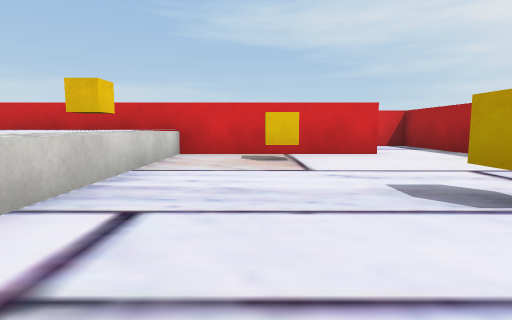
View 1 (above)

21 first-person views from a walk through a scene from a Unity 3-D project. The camera is 0.51 m above the floor, tilts 6° down and sees 80° across. The floor is counted in squares, 1 m on a side. Each view is taken from the middle of a square. On the plan, view 1 faces up. The plan holds only what a view shows up to about 9 squares ahead; the rest is blank. The player character is not drawn. Some surface patterns are stand-ins.

View 2
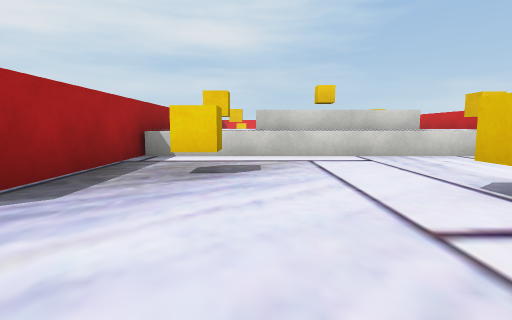

View 3
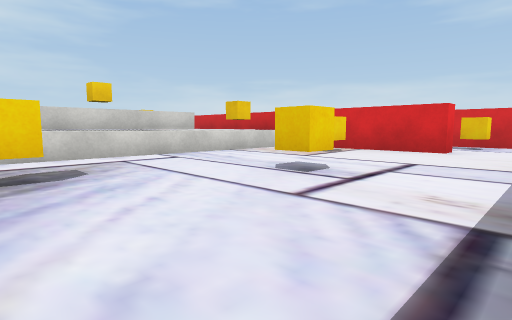

View 4
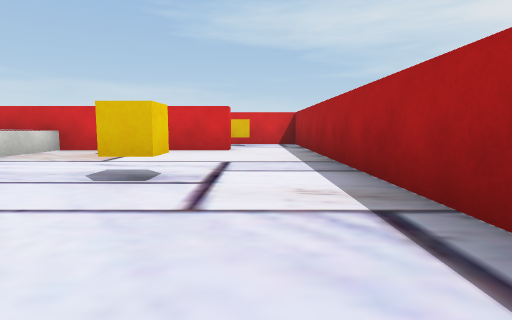

View 5
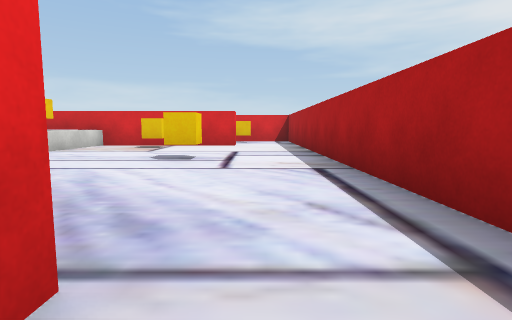

View 6
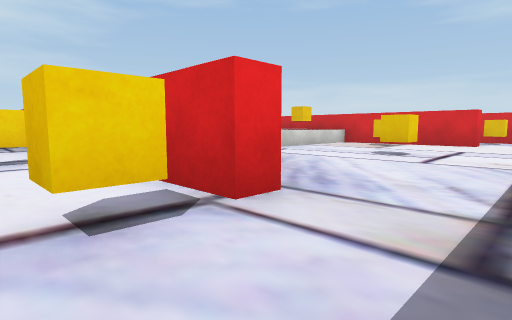

View 7
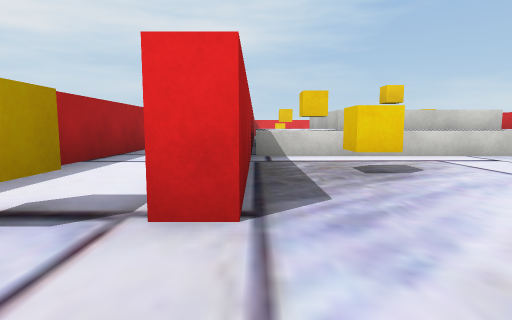

View 8
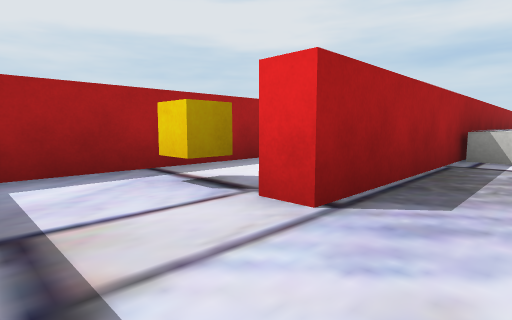

View 9
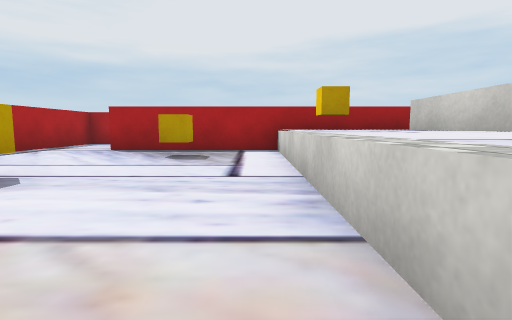

View 10
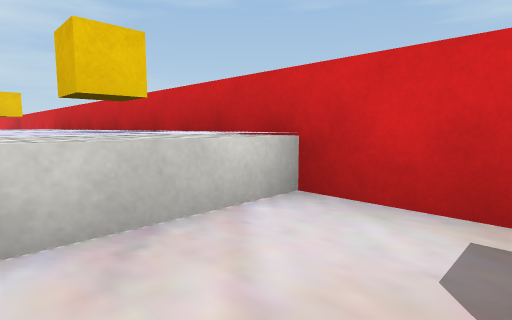

View 11
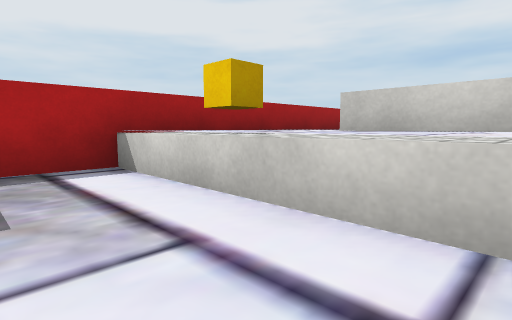

View 12
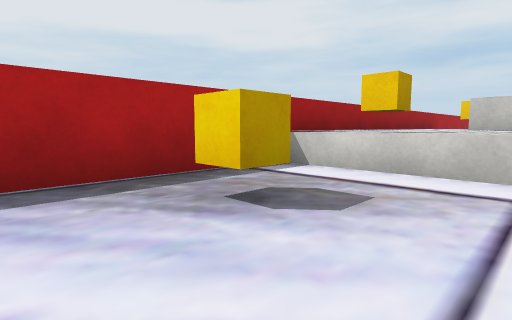

View 13
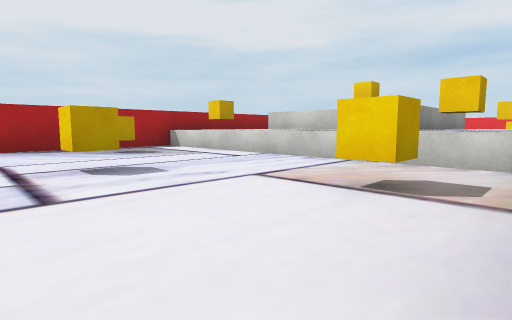

View 14
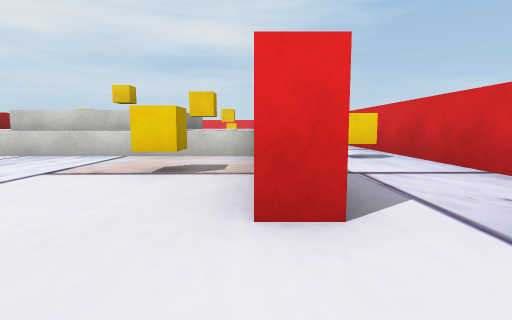

View 15
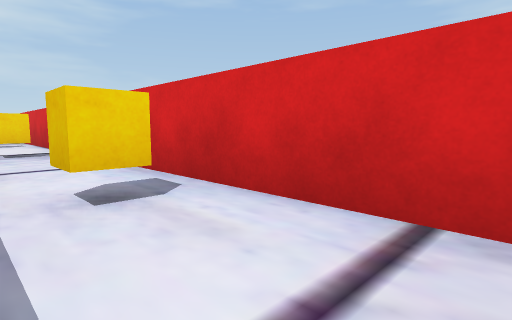

View 16
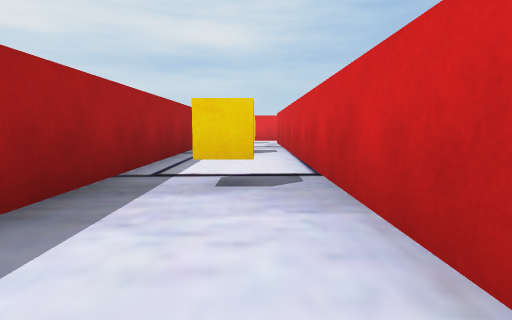

View 17
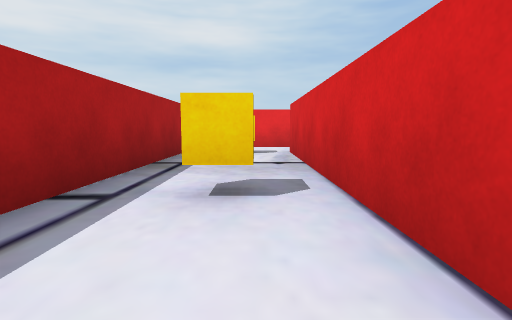

View 18
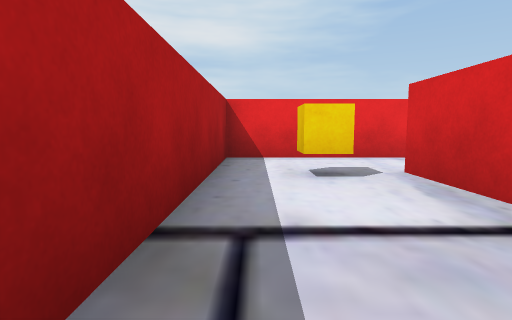

View 19
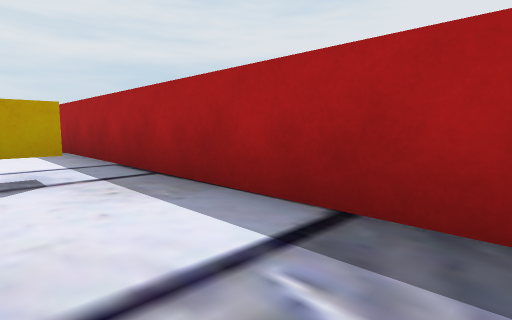

View 20
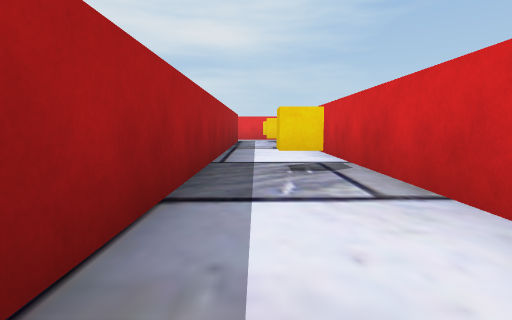

View 21
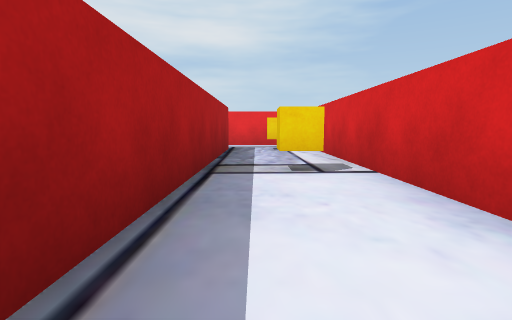

### Floor plan
Key: @ floor where view 1 was taken; # wall or solid block; . floor; ^ raised ledge; C cube.
Columns run from 15 left of view 1 to 5 right of it. Each row starts with its distance up from view 1.
 10 #
  9 #.###################
  8 #.C...C..C....C...C.#
  7 #...................#
  6 ##################..#
  5       CC^^^^CC.C....#
  4        ^####^^......#
  3            #^^......#
  2            #^^...C..#
  1            #^^......#
  0           ##^^.@....#
 -1       CC^  ^CC.C....#
 -2    ###############..#
 -3   C..C...C....C..C..#
 -4  ...................#
 -5  .###################

Where each view was taken, in squares from view 1:
view 1: 0 up, 0 right, facing up
view 2: 0 up, 4 right, facing left
view 3: 1 down, 4 right, facing up-left
view 4: 1 down, 3 right, facing up
view 5: 3 down, 3 right, facing up
view 6: 4 down, 4 right, facing up-left
view 7: 2 down, 4 right, facing left
view 8: 1 down, 4 right, facing down-left
view 9: 5 up, 1 left, facing down
view 10: 4 up, 0 right, facing up-left
view 11: 2 up, 0 right, facing down-left
view 12: 1 up, 2 right, facing down-left
view 13: 6 up, 3 right, facing down-left
view 14: 6 up, 4 right, facing left
view 15: 7 up, 1 right, facing up-left
view 16: 8 up, 3 left, facing left
view 17: 8 up, 7 left, facing left
view 18: 7 up, 10 left, facing left
view 19: 3 down, 5 left, facing down-right
view 20: 4 down, 2 left, facing left
view 21: 4 down, 6 left, facing left
